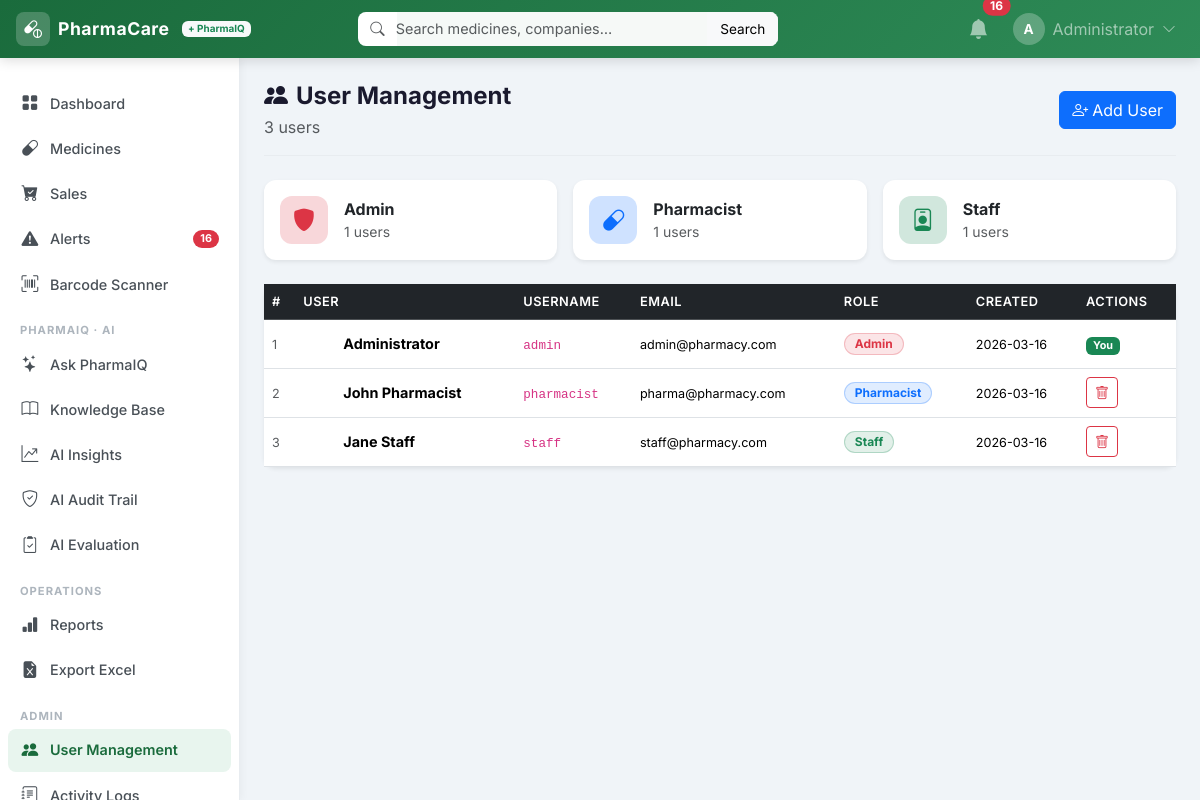
The app's page /users (signed in) with its own data.
### tables this page shows
CREATE TABLE users (
        id       INTEGER PRIMARY KEY AUTOINCREMENT,
        username TEXT    UNIQUE NOT NULL,
        password TEXT    NOT NULL,
        role     TEXT    NOT NULL DEFAULT 'staff',
        full_name TEXT,
        email    TEXT,
        created_at TEXT DEFAULT (datetime('now'))
    );

### app.py (the view)
@app.route("/users")
@login_required
@roles_required("admin")
def users():
    all_users = query_db("SELECT id,username,role,full_name,email,created_at FROM users ORDER BY id")
    return render_template("users.html", users=all_users)

### app.py (called while the page is built)
def get_db():
    db = getattr(g, "_database", None)
    if db is None:
        db = g._database = sqlite3.connect(DATABASE)
        db.row_factory = sqlite3.Row
        db.execute("PRAGMA journal_mode=WAL")
    return db

@app.teardown_appcontext
def close_connection(exception):
    db = getattr(g, "_database", None)
    if db is not None:
        db.close()

def query_db(sql, args=(), one=False, commit=False):
    db = get_db()
    cur = db.execute(sql, args)
    if commit:
        db.commit()
        return cur.lastrowid
    rv = cur.fetchall()
    return (rv[0] if rv else None) if one else rv

def login_required(f):
    @wraps(f)
    def decorated(*args, **kwargs):
        if "user_id" not in session:
            flash("Please login first.", "warning")
            return redirect(url_for("login"))
        return f(*args, **kwargs)
    return decorated

def roles_required(*roles):
    def decorator(f):
        @wraps(f)
        def decorated(*args, **kwargs):
            if "user_id" not in session:
                flash("Please login first.", "warning")
                return redirect(url_for("login"))
            if session.get("role") not in roles:
                flash("Access denied. Insufficient permissions.", "danger")
                return redirect(url_for("dashboard"))
            return f(*args, **kwargs)
        return decorated
    return decorator

@app.context_processor
def inject_alerts():
    if "user_id" in session:
        today     = date.today()
        warn_date = today + timedelta(days=EXPIRY_WARN_DAYS)
        exp_count = query_db(
            "SELECT COUNT(*) as c FROM medicines WHERE exp_date IS NOT NULL AND exp_date != '' AND exp_date <= ?",
            (warn_date.isoformat(),), one=True)["c"]
        ls_count  = query_db(
            "SELECT COUNT(*) as c FROM medicines WHERE product_qty <= ?",
            (LOW_STOCK_THRESHOLD,), one=True)["c"]
        return dict(nav_expiring=exp_count, nav_low_stock=ls_count)
    return dict(nav_expiring=0, nav_low_stock=0)

### pharmaiq/routes.py (called while the page is built)
def csrf_token():
    if "ai_csrf" not in session:
        session["ai_csrf"] = secrets.token_urlsafe(24)
    return session["ai_csrf"]

@bp.app_context_processor
def _inject():
    return {"csrf_token": csrf_token}

### templates/users.html (shortened to what this page needs)
{% extends "base.html" %}
{% block content %}
<div class="page-header d-flex justify-content-between align-items-center">
  <div>
    <h4 class="page-title"><i class="bi bi-people-fill me-2"></i>User Management</h4>
    <p class="text-muted mb-0">{{ users|length }} users</p>
  </div>
  <button class="btn btn-primary" data-bs-toggle="modal" data-bs-target="#addUserModal">
    <i class="bi bi-person-plus me-1"></i>Add User
  </button>
</div>
<div class="row g-3 mb-4">
  {% for role, color, icon in [('admin','danger','shield-fill'), ('pharmacist','primary','capsule'), ('staff','success','person-badge')] %}
  <div class="col-md-4">
    <div class="card border-0 shadow-sm">
      <div class="card-body d-flex align-items-center gap-3 py-3">
        <div class="stat-icon bg-{{ color }}-subtle text-{{ color }}"><i class="bi bi-{{ icon }}"></i></div>
        <div>
          <div class="fw-bold text-capitalize">{{ role }}</div>
          <div class="text-muted small">{{ users|selectattr('role','equalto',role)|list|length }} users</div>
        </div>
      </div>
    </div>
  </div>
  {% endfor %}
</div>
<div class="card border-0 shadow-sm">
  <div class="table-responsive">
    <table class="table table-hover align-middle mb-0">
      <thead class="table-dark"><tr>
        <th>#</th><th>User</th><th>Username</th><th>Email</th><th>Role</th><th>Created</th><th>Actions</th>
      </tr></thead>
      <tbody>
      {% for u in users %}
      <tr>
        <td><small class="text-muted">{{ u['id'] }}</small></td>
        <td>
          <div class="d-flex align-items-center gap-2">
            <div class="avatar-sm">{{ (u['full_name'] or u['username'])[0]|upper }}</div>
            <strong>{{ u['full_name'] or '—' }}</strong>
          </div>
        </td>
        <td><code>{{ u['username'] }}</code></td>
        <td><small>{{ u['email'] or '—' }}</small></td>
        <td>
          <span class="badge role-badge role-{{ u['role'] }}">{{ u['role']|title }}</span>
        </td>
        <td><small>{{ u['created_at'][:10] if u['created_at'] }}</small></td>
        <td>
          {% if u['id'] != session.user_id %}
          <a href="{{ url_for('delete_user', id=u['id']) }}"
             class="btn btn-sm btn-outline-danger"
             onclick="return confirm('Delete this user?')">
            <i class="bi bi-trash"></i>
          </a>
          {% else %}
          <span class="badge bg-success">You</span>
          {% endif %}
        </td>
      </tr>
      {% endfor %}
      </tbody>
    </table>
  </div>
</div>
{% endblock %}

### templates/base.html (shortened to what this page needs)
<!DOCTYPE html>
<html lang="en">
<head>
  <link rel="stylesheet" href="https://cdn.jsdelivr.net/npm/bootstrap@5.3.3/dist/css/bootstrap.min.css"/>
  <link rel="stylesheet" href="https://cdn.jsdelivr.net/npm/bootstrap-icons@1.11.3/font/bootstrap-icons.min.css"/>
  <link rel="stylesheet" href="{{ url_for('static', filename='css/style.css') }}"/>
  <link rel="stylesheet" href="{{ url_for('static', filename='css/ai.css') }}"/>
</head>
<body>
<nav class="navbar navbar-expand-lg navbar-dark fixed-top" id="mainNavbar">
  <div class="container-fluid px-3">
    <a class="navbar-brand d-flex align-items-center gap-2" href="{{ url_for('dashboard') }}">
      <div class="brand-icon"><i class="bi bi-capsule-pill"></i></div>
      <span class="brand-text">PharmaCare</span><span class="badge bg-light text-success ms-1 ai-brand-badge">+ PharmaIQ</span>
    </a>
    <div class="collapse navbar-collapse" id="navbarContent">
      <form class="d-flex mx-auto navbar-search" action="{{ url_for('medicines') }}" method="get">
        <div class="input-group">
          <span class="input-group-text bg-white border-end-0">
            <i class="bi bi-search text-muted"></i>
          </span>
          <input class="form-control border-start-0 ps-0" type="search" name="search"
                 placeholder="Search medicines, companies…" aria-label="Search">
          <button class="btn btn-light" type="submit">Search</button>
        </div>
      </form>
      <ul class="navbar-nav ms-auto align-items-center gap-2">
        <li class="nav-item dropdown">
          <a class="nav-link position-relative" href="#" data-bs-toggle="dropdown">
            <i class="bi bi-bell-fill fs-5"></i>
            {% if nav_expiring + nav_low_stock > 0 %}
            <span class="position-absolute top-0 start-100 translate-middle badge rounded-pill bg-danger">
              {{ nav_expiring + nav_low_stock }}
            </span>
            {% endif %}
          </a>
        </li>
        <li class="nav-item dropdown">
          <a class="nav-link d-flex align-items-center gap-2" href="#" data-bs-toggle="dropdown">
            <div class="avatar-sm">{{ (session.full_name or session.username)[0]|upper }}</div>
            <span class="d-none d-lg-inline">{{ session.full_name or session.username }}</span>
            <i class="bi bi-chevron-down small"></i>
          </a>
        </li>
      </ul>
    </div>
  </div>
</nav>
<div class="d-flex" id="wrapper">
  <div id="sidebar">
    <div class="sidebar-inner">
      <ul class="nav flex-column pt-2">
        <li class="nav-item">
          <a class="nav-link {% if request.endpoint=='dashboard' %}active{% endif %}" href="{{ url_for('dashboard') }}">
            <i class="bi bi-grid-fill"></i><span>Dashboard</span>
          </a>
        </li>
        <li class="nav-item">
          <a class="nav-link {% if request.endpoint in ['medicines','medicine_detail'] %}active{% endif %}" href="{{ url_for('medicines') }}">
            <i class="bi bi-capsule"></i><span>Medicines</span>
          </a>
        </li>
        <li class="nav-item">
          <a class="nav-link {% if request.endpoint=='sales' %}active{% endif %}" href="{{ url_for('sales') }}">
            <i class="bi bi-cart-check-fill"></i><span>Sales</span>
          </a>
        </li>
        <li class="nav-item">
          <a class="nav-link {% if request.endpoint=='alerts' %}active{% endif %}" href="{{ url_for('alerts') }}">
            <i class="bi bi-exclamation-triangle-fill"></i><span>Alerts</span>
            {% if nav_expiring + nav_low_stock > 0 %}
            <span class="badge bg-danger rounded-pill ms-auto">{{ nav_expiring + nav_low_stock }}</span>
            {% endif %}
          </a>
        </li>
        <li class="nav-item">
          <a class="nav-link {% if request.endpoint=='barcode_page' %}active{% endif %}" href="{{ url_for('barcode_page') }}">
            <i class="bi bi-upc-scan"></i><span>Barcode Scanner</span>
          </a>
        </li>
        <li class="sidebar-divider">PHARMAIQ · AI</li>
        <li class="nav-item">
          <a class="nav-link {% if request.endpoint=='pharmaiq.ai_chat' %}active{% endif %}" href="{{ url_for('pharmaiq.ai_chat') }}">
            <i class="bi bi-stars"></i><span>Ask PharmaIQ</span>
          </a>
        </li>
        <li class="nav-item">
          <a class="nav-link {% if request.endpoint=='pharmaiq.ai_knowledge' %}active{% endif %}" href="{{ url_for('pharmaiq.ai_knowledge') }}">
            <i class="bi bi-book"></i><span>Knowledge Base</span>
          </a>
        </li>
        {% if session.role in ['admin','pharmacist'] %}
        <li class="nav-item">
          <a class="nav-link {% if request.endpoint=='pharmaiq.ai_insights' %}active{% endif %}" href="{{ url_for('pharmaiq.ai_insights') }}">
            <i class="bi bi-graph-up-arrow"></i><span>AI Insights</span>
          </a>
        </li>
        {% endif %}
        {% if session.role == 'admin' %}
        <li class="nav-item">
          <a class="nav-link {% if request.endpoint=='pharmaiq.ai_audit' %}active{% endif %}" href="{{ url_for('pharmaiq.ai_audit') }}">
            <i class="bi bi-shield-check"></i><span>AI Audit Trail</span>
          </a>
        </li>
        <li class="nav-item">
          <a class="nav-link {% if request.endpoint=='pharmaiq.ai_evaluation' %}active{% endif %}" href="{{ url_for('pharmaiq.ai_evaluation') }}">
            <i class="bi bi-clipboard2-check"></i><span>AI Evaluation</span>
          </a>
        </li>
        {% endif %}
        <li class="sidebar-divider">OPERATIONS</li>
        {% if session.role in ['admin','pharmacist'] %}
        <li class="nav-item">
          <a class="nav-link {% if request.endpoint=='reports' %}active{% endif %}" href="{{ url_for('reports') }}">
            <i class="bi bi-bar-chart-fill"></i><span>Reports</span>
          </a>
        </li>
        <li class="nav-item">
          <a class="nav-link" href="{{ url_for('export_excel') }}">
            <i class="bi bi-file-earmark-excel-fill"></i><span>Export Excel</span>
          </a>
        </li>
        {% endif %}
        {% if session.role == 'admin' %}
        <li class="sidebar-divider">ADMIN</li>
        <li class="nav-item">
          <a class="nav-link {% if request.endpoint=='users' %}active{% endif %}" href="{{ url_for('users') }}">
            <i class="bi bi-people-fill"></i><span>User Management</span>
          </a>
        </li>
        <li class="nav-item">
          <a class="nav-link {% if request.endpoint=='logs' %}active{% endif %}" href="{{ url_for('logs') }}">
            <i class="bi bi-journal-text"></i><span>Activity Logs</span>
          </a>
        </li>
        {% endif %}
      </ul>
    </div>
  </div>
  <div id="page-content">
    {% block content %}{% endblock %}
  </div>
</div>
</body>
</html>

### static/css/style.css (style rules this page uses)
:root { --sidebar-width: 240px; --navbar-height: 58px; --primary: #1a6b3c; --primary-dark: #145530; }
* { box-sizing: border-box; }
body { font-family: 'Inter', sans-serif; background: #f0f4f8; color: #212529; }
#mainNavbar { background: linear-gradient(135deg, var(--primary) 0%, #2e8b57 100%) !important; height: var(--navbar-height); z-index: 1040; box-shadow: 0 2px 12px rgba(0,0,0,0.15); }
.brand-icon { width: 34px; height: 34px; background: rgba(255,255,255,0.2); border-radius: 8px; display: flex; align-items: center; justify-content: center; font-size: 18px; }
.brand-text { font-weight: 700; font-size: 1.1rem; letter-spacing: 0.5px; }
.navbar-search { max-width: 420px; width: 100%; }
.navbar-search .form-control, .navbar-search .input-group-text { border: none; border-radius: 0; font-size: 0.9rem; }
.navbar-search .input-group { border-radius: 8px; overflow: hidden; background: rgba(255,255,255,0.15); }
.navbar-search .form-control { background: rgba(255,255,255,0.95); }
.navbar-search .btn-light { border-radius: 0; font-size: 0.85rem; }
.avatar-sm { width: 32px; height: 32px; border-radius: 50%; background: rgba(255,255,255,0.25); display: flex; align-items: center; justify-content: center; font-weight: 700; font-size: 0.85rem; color: #fff; flex-shrink: 0; }
#wrapper { padding-top: var(--navbar-height); min-height: 100vh; }
#sidebar { width: var(--sidebar-width); min-height: calc(100vh - var(--navbar-height)); background: #fff; border-right: 1px solid #e8ecf0; flex-shrink: 0; position: sticky; top: var(--navbar-height); height: calc(100vh - var(--navbar-height)); overflow-y: auto; box-shadow: 2px 0 8px rgba(0,0,0,0.04); }
.sidebar-inner { padding: 1rem 0.5rem; }
#sidebar .nav-link { display: flex; align-items: center; gap: 10px; padding: 9px 12px; border-radius: 8px; font-size: 0.9rem; color: #495057; font-weight: 500; transition: all 0.15s; margin-bottom: 2px; }
#sidebar .nav-link i { font-size: 1.05rem; width: 20px; text-align: center; flex-shrink: 0; }
#sidebar .nav-link.active { background: #e8f5ee; color: var(--primary); font-weight: 600; }
.sidebar-divider { font-size: 0.7rem; font-weight: 700; letter-spacing: 1px; color: #adb5bd; padding: 14px 12px 4px; text-transform: uppercase; }
#page-content { flex: 1; min-width: 0; padding: 24px; overflow-x: hidden; }
.page-header { margin-bottom: 1.5rem; padding-bottom: 1rem; border-bottom: 1px solid #e8ecf0; }
.page-title { font-weight: 700; color: #1a1a2e; margin-bottom: 0.25rem; }
.stat-icon { width: 48px; height: 48px; border-radius: 12px; display: flex; align-items: center; justify-content: center; font-size: 1.4rem; flex-shrink: 0; }
.role-badge { font-size: 0.75rem; padding: 4px 10px; border-radius: 20px; }
.role-admin { background: #dc354520; color: #dc3545; border: 1px solid #dc354540; }
.role-pharmacist { background: #0d6efd20; color: #0d6efd; border: 1px solid #0d6efd40; }
.role-staff { background: #19875420; color: #198754; border: 1px solid #19875440; }
.table th { font-size: 0.8rem; text-transform: uppercase; letter-spacing: 0.5px; font-weight: 600; }
.table td { font-size: 0.9rem; vertical-align: middle; }
.card { border-radius: 12px !important; }

### static/css/ai.css (style rules this page uses)
.ai-brand-badge { font-size: .62rem; vertical-align: middle; }

### records on screen
users: full_name "Administrator", id "1", username "admin", email "admin@pharmacy.com", role "Admin", created_at "2026-03-16", shows "You"
users: id "2", full_name "John Pharmacist", username "pharmacist", email "pharma@pharmacy.com", role "Pharmacist", created_at "2026-03-16"
users: id "3", full_name "Jane Staff", username "staff", email "staff@pharmacy.com", role "Staff", created_at "2026-03-16"

### other values on screen
{{ nav_expiring + nav_low_stock }} "16"
{{ (session.full_name or session.username)[0]|upper }} "A"
{{ users|length }} "3"
{{ role }} "Admin" "Pharmacist" "Staff"
{{ users|selectattr('role','equalto',role)|list|length }} "1" "1" "1"
